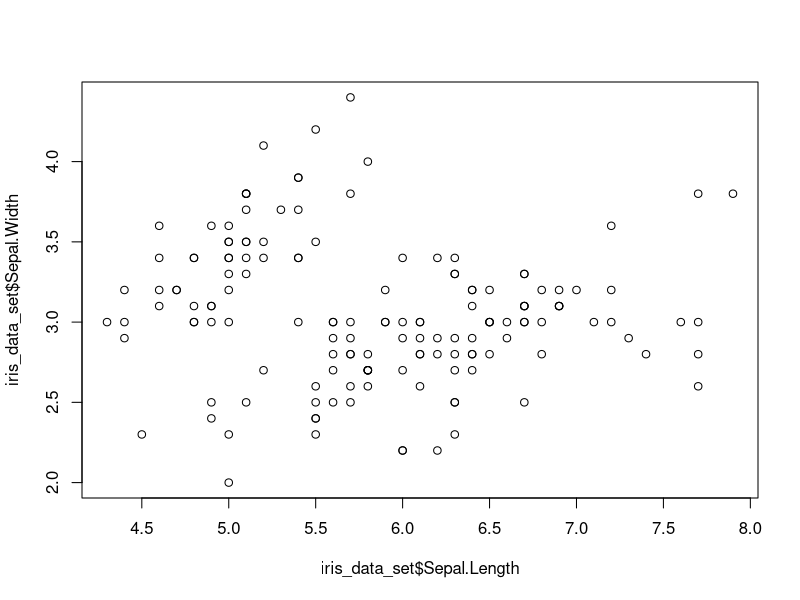
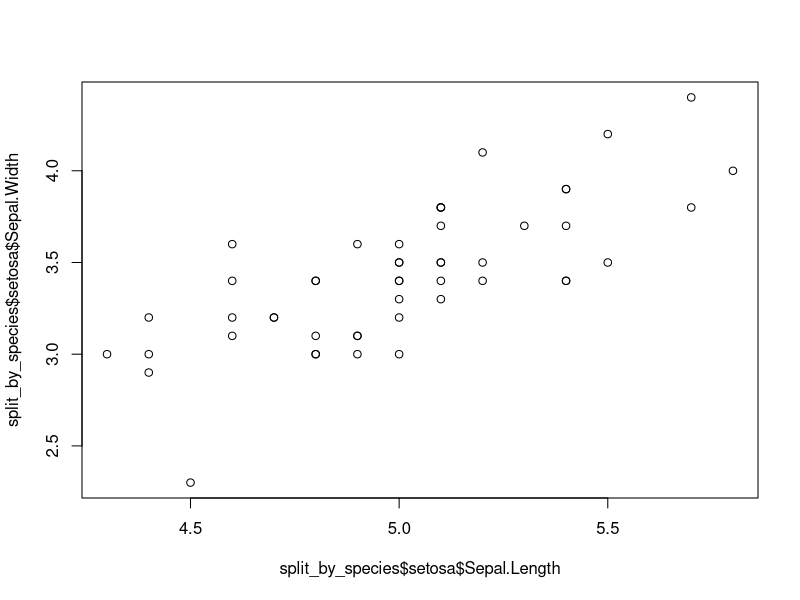
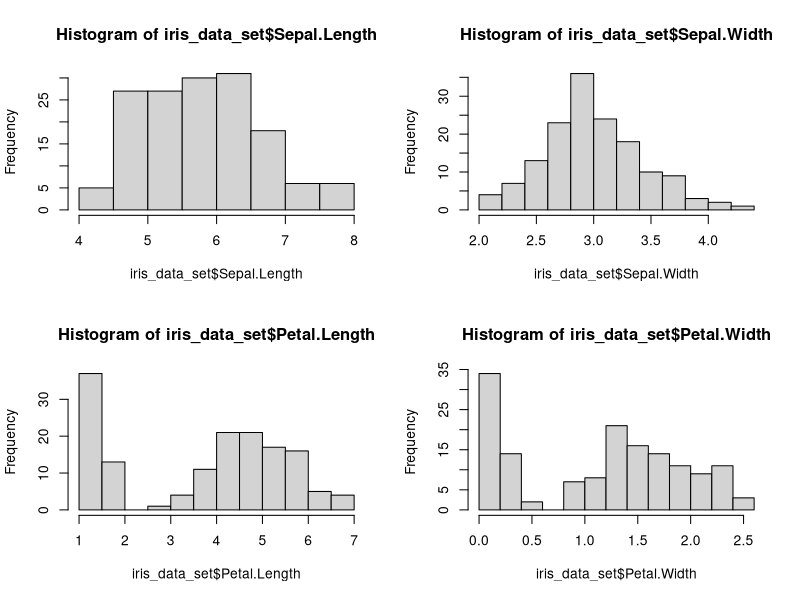
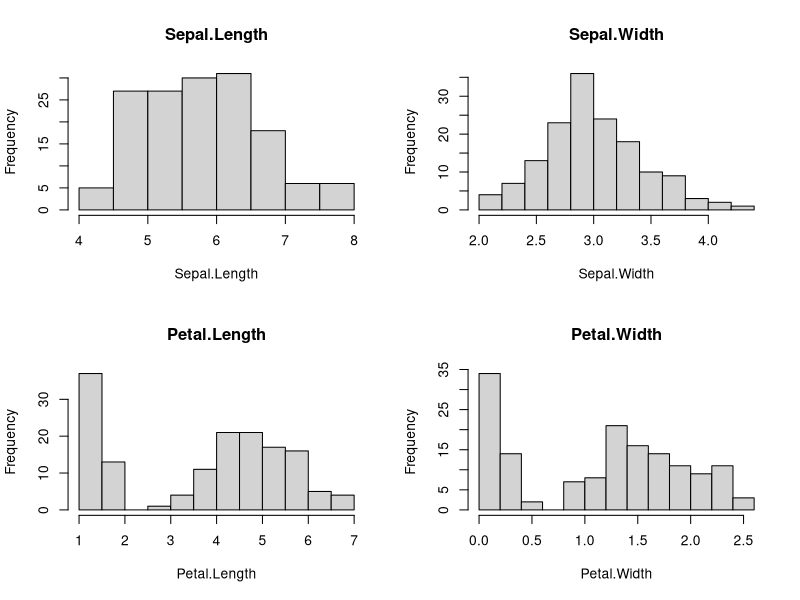
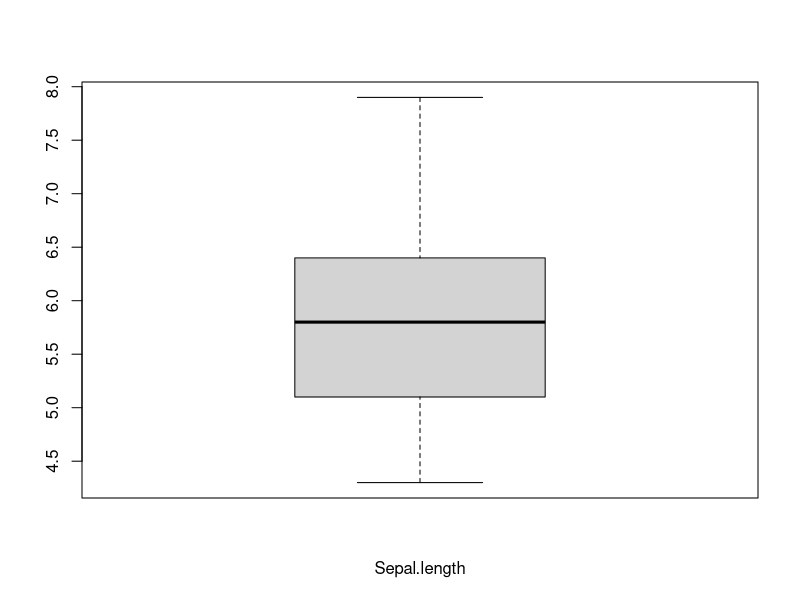
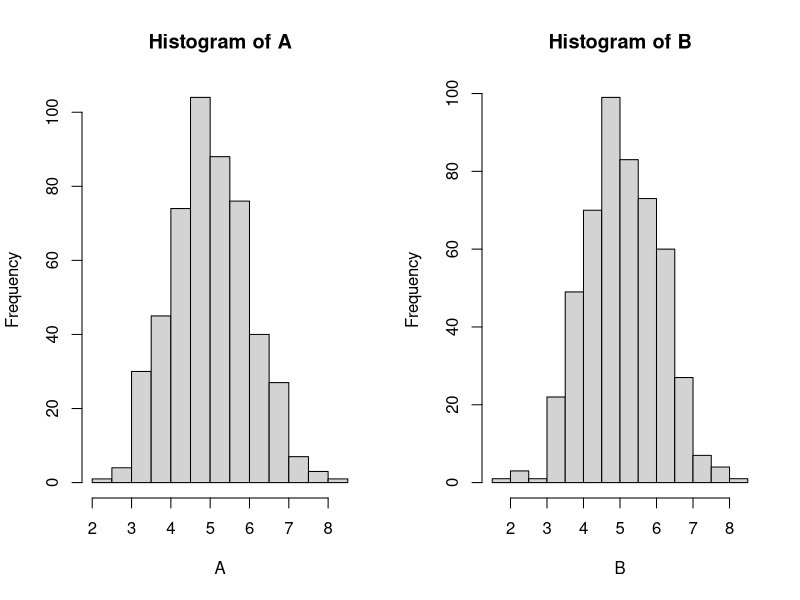
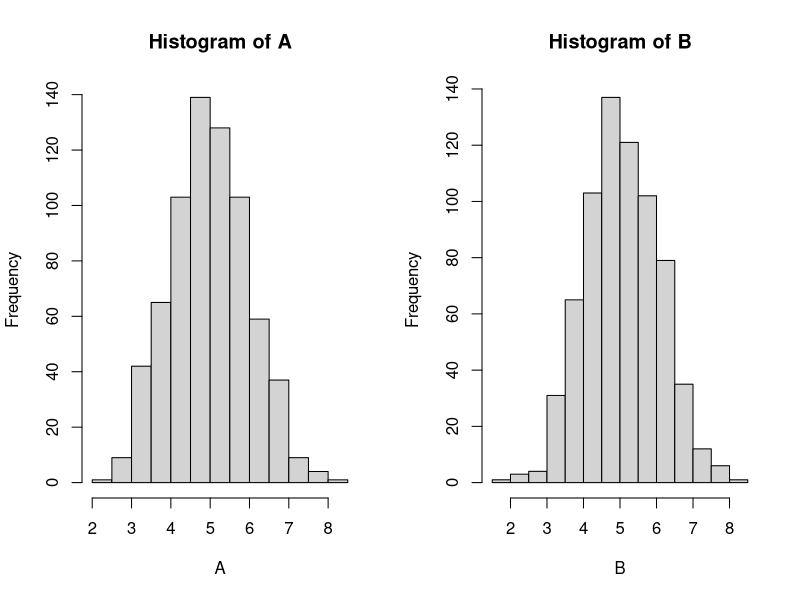
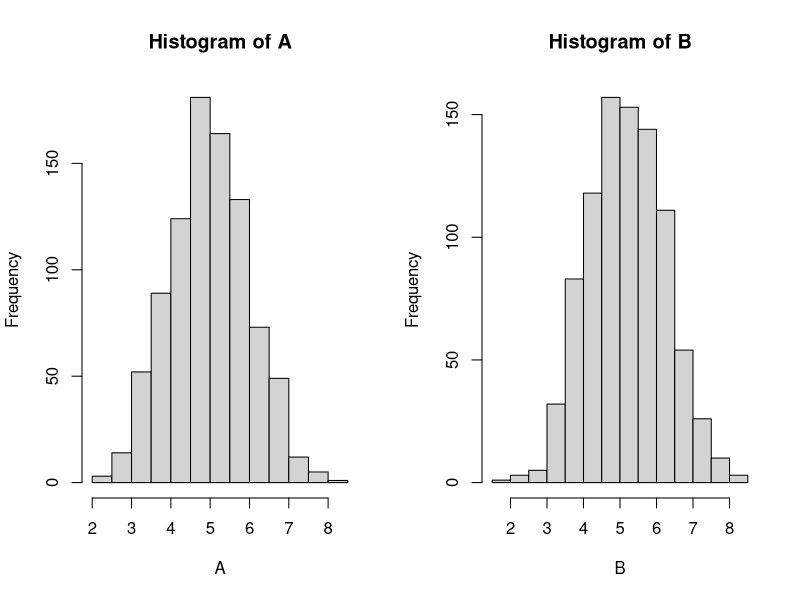

R code for these plots, in order:
#R workshop for REU 2016
#Author T. Hamdi Kitapci



#setwd("/home/thkitapci/Desktop/R_workshop_REU/")
#Replace setwd with the directory on your system



#Load the R build-in database "iris" from a file
iris_data_set=read.csv("iris.csv")

#Check the top of the table 
head(iris_data_set)



#Some scatter plots
plot(iris_data_set$Sepal.Length,iris_data_set$Sepal.Width)


#Let split the dataset by species
split_by_species=split(iris_data_set,iris_data_set$Species)
head(split_by_species[[2]]) #Look at the top of the table containing one of the species 

#same plot for just 1 species 

plot(split_by_species$setosa$Sepal.Length,split_by_species$setosa$Sepal.Width)
#Here the correlation between those 2 variables can be seen better



#Plot histograms
#Plotting the histogram of your data is an important "first look" to your data

par(mfrow=c(2,2))  #generate a 2x2 grid for plots
hist(iris_data_set$Sepal.Length)
hist(iris_data_set$Sepal.Width)
hist(iris_data_set$Petal.Length)
hist(iris_data_set$Petal.Width)

mean(iris_data_set$Sepal.Length)
sd(iris_data_set$Sepal.Length)

#Do the same stuff using a loop 
#Loops in R is not very efficient but the idea of loops applies to any programming language and this is a good practice
#to learn about loops

names=colnames(iris_data_set)[1:4]
names
for (i in names)
{
	hist(iris_data_set[[i]],xlab=i,main=i)
  #print (sprintf("%s mean value is %s",i,mean(iris_data_set[[i]]))) ##print the mean value of each dataset on the screen
}


#boxplot
dev.off()
boxplot(iris_data_set$Sepal.Length,xlab="Sepal.length")





###########################################



#This is an example of using t-test in R
#Here I am simulating two datasets sampled from a normal distribution and perform t-test
#As you can see in the simulation as I increase the sample size the p-value of the t-test becomes significant
#This is an important observation the sample mean and standart deviation is not changed but an increase in the sample size can create a significant p-value. 
#p-value's should be always evaluated with caution. Read about "effect size" to learn more about statistical testing. A simple effect size calculation can be done in R using the cohenD() function of the lsr package.

#!!!!!!!!!!!!!!!!VERY IMPORTAN NOTE!!!!!!!!!!!!!!!!!!!!!!!!!!!!!!!!!!!!! 

#Statistical significance does not necessarily implies biological significance!!!!!!!!!!!!

#Simulate data
dev.off()
set.seed(0) #Set a seed for reproducible results for the random number generation
par(mfrow=c(1,2))

A=rnorm(500,5,1)
B=rnorm(500,5.1,1)

hist(A,xlab="A")
hist(B,xlab="B")
t.test(A,B)

m1=rnorm(200,5,1)   #COllect more data
m2=rnorm(200,5.1,1)

A=c(A,m1) #add the collected new data to the previous dataset
B=c(B,m2)

hist(A,xlab="A")
hist(B,xlab="B")
t.test(A,B) #t-test is becoming significant

m3=rnorm(200,5,1) #COllect even more data
m4=rnorm(200,5.5,1)
A=c(A,m3)
B=c(B,m4)

hist(A,xlab="A")
hist(B,xlab="B")
t.test(A,B) #even more significant is this real or an artifact of increased sample size ?



###################################
#Linear regression
####################3
#Use R build-in dataset mtcars
dev.off()
head(mtcars)
plot(mtcars$wt,mtcars$mpg)

#Add a linear regression to see if wt can "predict the "mpg" in a linear way

myLinearReg=mtcars$mpg~mtcars$wt

lm(myLinearReg)
abline(lm(myLinearReg),col="red")

summary(lm(myLinearReg))

plot(lm(myLinearReg))  #Plot diagnostic plots for Linear regression


############
# example for linear regression 
#Linear regression seems to be working fine but it does not!

t=seq(0,10,0.1)
z<-t+sin(5*t)
plot(t,z)
abline(lm(t~z),col="red")
summary(lm(t~z))
plot(lm(t~z))
#You can see from the diagnostic plots of residuals and QQ plots that linear regresion is a bad fit for the data in this case!




#################################
#################################
#PCA Principal component analysis
#This is a very simple and very powerful tool for analyzing datasets with more than 3 features (can be used with less than 3 features as well)
##################################
dev.off()
#install.packages("FactoMineR")
library(FactoMineR)


iris_data_set=read.csv("iris.csv")

####
####Starting PCA analysis

subset_of_iris=iris_data_set[1:5]
ir.pca <- PCA(subset_of_iris,quali.sup = 5) #quali.sup indicated the index for qualitative variable
plot(ir.pca,habillage=5) #habillage=5 means color the individuals by the habillage parameter
